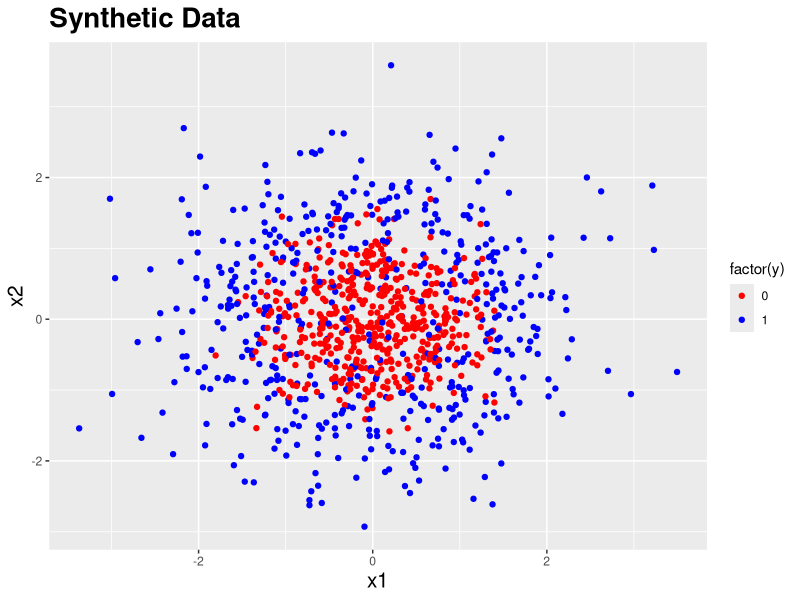
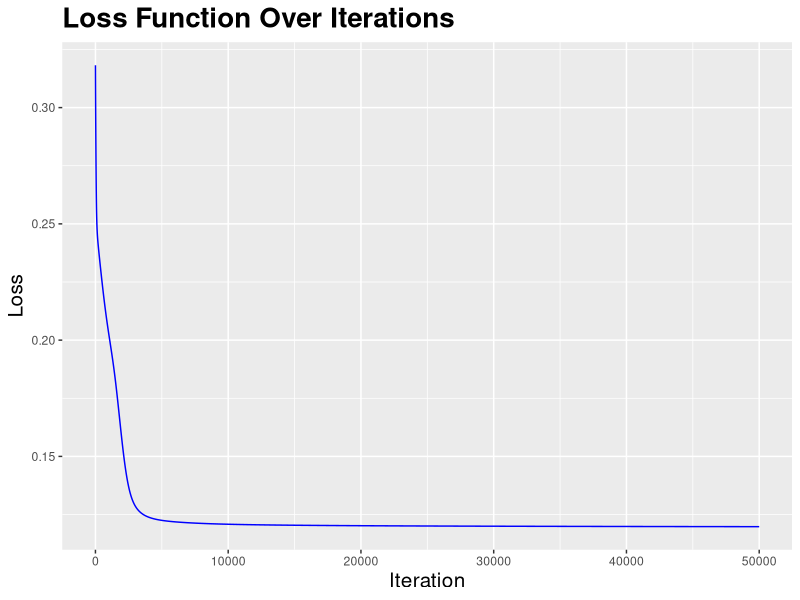
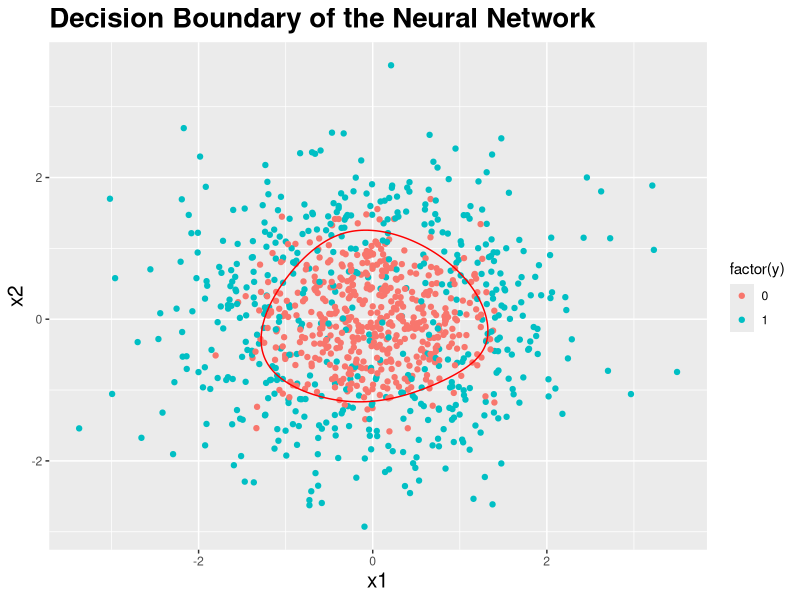

Source code (R) for these figures, in order:
## ---- chunk 1
knitr::opts_chunk$set(echo = TRUE)
## ---- chunk 2
library(ggplot2)  # For creating plots
## ---- chunk 3
# Generate synthetic data
set.seed(42)  # Set seed for reproducibility
n <- 1000  # Number of data points
x1 <- rnorm(n)  # Generate random normal data for x1
x2 <- rnorm(n)  # Generate random normal data for x2

# Non-linear relationship with some noise
y <- ifelse(x1^2 + x2^2 + rnorm(n) > 1.5, 1, 0)  # Define the target variable with a non-linear relationship
data <- data.frame(x1 = x1, x2 = x2, y = y)  # Create a data frame with x1, x2, and y
## ---- chunk 4
# Scatter plot of the synthetic data
ggplot(data, aes(x = x1, y = x2, color = factor(y))) +
  geom_point() +
  labs(title = "Synthetic Data", x = "x1", y = "x2") +
  scale_color_manual(values = c("red", "blue")) +
  theme(
    plot.title = element_text(size = 20, face = "bold"),
    axis.title.x = element_text(size = 15),
    axis.title.y = element_text(size = 15)
  )

# Save the plot to a PDF file
#ggsave(file= "../../RKeras/figures/classification_examples.pdf", width = 10, height = 8)
## ---- chunk 5
# Split data into training and testing sets
set.seed(42)  # Set seed for reproducibility
train_indices <- sample(1:n, size = 0.7 * n)  # Sample 70% of the data for training
train_data <- data[train_indices, ]  # Training data
test_data <- data[-train_indices, ]  # Testing data
## ---- chunk 6
# Activation function (sigmoid)
sigmoid <- function(z) {
  1 / (1 + exp(-z))  # Sigmoid activation function
}

# Derivative of sigmoid function
sigmoid_derivative <- function(z) {
  sigmoid(z) * (1 - sigmoid(z))  # Derivative of sigmoid for backpropagation
}

# Forward propagation
forward_propagation <- function(X, W1, b1, W2, b2) {
  Z1 <- X %*% W1 + matrix(b1, nrow = nrow(X), ncol = ncol(W1), byrow = TRUE)  # First layer linear combination
  A1 <- sigmoid(Z1)  # First layer activation
  Z2 <- A1 %*% W2 + matrix(b2, nrow = nrow(A1), ncol = ncol(W2), byrow = TRUE)  # Second layer linear combination
  A2 <- sigmoid(Z2)  # Second layer activation
  list(Z1 = Z1, A1 = A1, Z2 = Z2, A2 = A2)  # Return intermediate values for backpropagation
}

# Compute loss (mean squared error)
compute_loss <- function(Y, A2) {
  sum((Y - A2)^2) / length(Y)  # Mean squared error
}

# Backward propagation
backward_propagation <- function(X, Y, W1, b1, W2, b2, Z1, A1, Z2, A2) {
  m <- nrow(X)  # Number of samples
  dZ2 <- A2 - Y  # Error in output layer
  dW2 <- t(A1) %*% dZ2 / m  # Gradient for W2
  db2 <- colSums(dZ2) / m  # Gradient for b2
  dZ1 <- dZ2 %*% t(W2) * sigmoid_derivative(Z1)  # Error in hidden layer
  dW1 <- t(X) %*% dZ1 / m  # Gradient for W1
  db1 <- colSums(dZ1) / m  # Gradient for b1
  list(dW1 = dW1, db1 = db1, dW2 = dW2, db2 = db2)  # Return gradients
}
## ---- chunk 7
# Training the neural network
train_neural_network <- function(X, Y, hidden_units, learning_rate, iterations) {
  input_units <- ncol(X)  # Number of input features
  output_units <- 1  # Single output unit (binary classification)
  
  # Initialize weights and biases with random values
  W1 <- matrix(rnorm(input_units * hidden_units), nrow = input_units, ncol = hidden_units)
  b1 <- rep(0, hidden_units)
  W2 <- matrix(rnorm(hidden_units * output_units), nrow = hidden_units, ncol = output_units)
  b2 <- rep(0, output_units)
  
  # Store loss history for plotting
  loss_history <- numeric(iterations)
  
  for (i in 1:iterations) {
    # Forward propagation
    forward <- forward_propagation(X, W1, b1, W2, b2)
    Z1 <- forward$Z1
    A1 <- forward$A1
    Z2 <- forward$Z2
    A2 <- forward$A2
    
    # Compute loss
    loss <- compute_loss(Y, A2)
    loss_history[i] <- loss
    
    # Backward propagation
    backward <- backward_propagation(X, Y, W1, b1, W2, b2, Z1, A1, Z2, A2)
    dW1 <- backward$dW1
    db1 <- backward$db1
    dW2 <- backward$dW2
    db2 <- backward$db2
    
    # Update weights and biases
    W1 <- W1 - learning_rate * dW1
    b1 <- b1 - learning_rate * db1
    W2 <- W2 - learning_rate * dW2
    b2 <- b2 - learning_rate * db2
    
    # if (i %% 1000 == 0) {
    #   cat("Iteration:", i, "Loss:", loss, "\n")  # Print loss every 100 iterations
    # }
  }
  
  list(W1 = W1, b1 = b1, W2 = W2, b2 = b2, loss_history = loss_history)
}

# Prepare the input data and target
X <- as.matrix(train_data[, c("x1", "x2")])  # Input features
Y <- as.matrix(train_data$y)  # Target values

# Train the neural network
set.seed(42)  # Set seed for reproducibility
hidden_units <- 10  # Number of hidden units
learning_rate <- 0.1  # Learning rate for gradient descent
iterations <- 50000  # Number of iterations for training
model <- train_neural_network(X, Y, hidden_units, learning_rate, iterations)
## ---- chunk 8
# Plot loss over iterations
loss_history <- data.frame(iteration = 1:iterations, loss = model$loss_history)
p1 <- ggplot(loss_history, aes(x = iteration, y = loss)) +
  geom_line(color = 'blue') +
  labs(title = "Loss Function Over Iterations", x = "Iteration", y = "Loss") +
  theme(
    plot.title = element_text(size = 20, face = "bold"),
    axis.title.x = element_text(size = 15),
    axis.title.y = element_text(size = 15)
  )
p1
## ---- chunk 9
# Make predictions on the test set
test_X <- as.matrix(test_data[, c("x1", "x2")])
forward_test <- forward_propagation(test_X, model$W1, model$b1, model$W2, model$b2)
test_predictions <- ifelse(forward_test$A2 > 0.5, 1, 0)

# Evaluate the model
confusion_matrix <- table(test_data$y, test_predictions)
accuracy <- sum(diag(confusion_matrix)) / sum(confusion_matrix)
print(confusion_matrix)
print(paste("Accuracy:", accuracy))
## ---- chunk 10
# Plot the decision boundary
plot_data <- expand.grid(x1 = seq(min(data$x1), max(data$x1), length.out = 200),
                         x2 = seq(min(data$x2), max(data$x2), length.out = 200))
forward_plot <- forward_propagation(as.matrix(plot_data), model$W1, model$b1, model$W2, model$b2)
plot_data$y <- as.numeric(forward_plot$A2)

p2 <- ggplot(data, aes(x = x1, y = x2, color = factor(y))) +
  geom_point() +
  geom_contour(data = plot_data, aes(z = y), breaks = 0.5, color = "red") +
  labs(title = "Decision Boundary of the Neural Network", x = "x1", y = "x2") +
  theme(
    plot.title = element_text(size = 20, face = "bold"),
    axis.title.x = element_text(size = 15),
    axis.title.y = element_text(size = 15)
  )
p2
# Save the plot to a PDF file
#pdf(file= "../../RKeras/figures/classification_examples_results.pdf", width = 10, height = 6)
#gridExtra::grid.arrange(p1, p2, ncol=1)
#dev.off()
